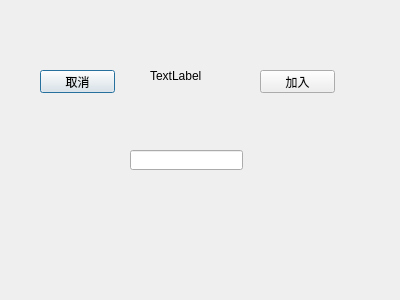
<?xml version="1.0" encoding="UTF-8"?>
<ui version="4.0">
 <class>InputKeyDialog</class>
 <widget class="QDialog" name="InputKeyDialog">
  <property name="geometry">
   <rect>
    <x>0</x>
    <y>0</y>
    <width>400</width>
    <height>300</height>
   </rect>
  </property>
  <property name="windowTitle">
   <string>Dialog</string>
  </property>
  <widget class="QLabel" name="lblSsid">
   <property name="geometry">
    <rect>
     <x>150</x>
     <y>70</y>
     <width>54</width>
     <height>12</height>
    </rect>
   </property>
   <property name="text">
    <string>TextLabel</string>
   </property>
  </widget>
  <widget class="QPushButton" name="btnCancel">
   <property name="geometry">
    <rect>
     <x>40</x>
     <y>70</y>
     <width>75</width>
     <height>23</height>
    </rect>
   </property>
   <property name="text">
    <string>取消</string>
   </property>
  </widget>
  <widget class="QPushButton" name="btnJoin">
   <property name="geometry">
    <rect>
     <x>260</x>
     <y>70</y>
     <width>75</width>
     <height>23</height>
    </rect>
   </property>
   <property name="text">
    <string>加入</string>
   </property>
  </widget>
  <widget class="QLineEdit" name="leKey">
   <property name="geometry">
    <rect>
     <x>130</x>
     <y>150</y>
     <width>113</width>
     <height>20</height>
    </rect>
   </property>
  </widget>
 </widget>
 <resources/>
 <connections/>
</ui>
